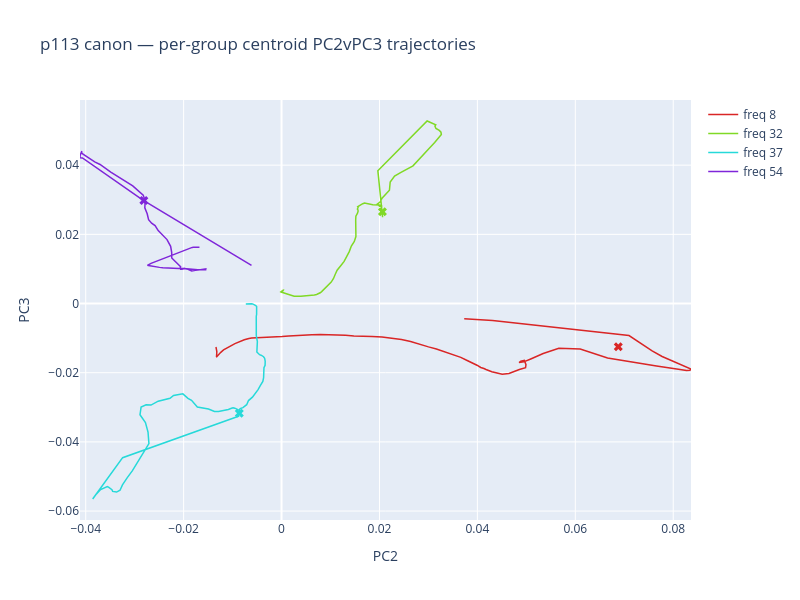

This figure's notebook cell:
### Code cell
# Per-group PC2vPC3 trajectories — overlay with node markers
fig = go.Figure()
colors_group = [f"hsl({int(360 * i / len(group_freqs))}, 70%, 50%)" for i in range(len(group_freqs))]

group_metrics = []
for g, freq in enumerate(group_freqs):
    curve_g = coords[g, :, 1:3]  # PC2vPC3 for this group
    node_g = detect_self_intersection(curve_g)
    area_g = compute_signed_loop_area(curve_g, node_g["idx_pair"])
    curv_g = compute_curvature_profile(curve_g)
    ep_dist_g = float(np.linalg.norm(curve_g[-1] - node_g["node_position"]))

    group_metrics.append({
        "freq": int(freq), "loop_area": area_g,
        "endpoint_to_node": ep_dist_g,
        "node_min_dist": node_g["min_distance"],
        "curvature": curv_g,
    })

    fig.add_trace(go.Scatter(
        x=curve_g[:, 0], y=curve_g[:, 1],
        mode="lines",
        line=dict(color=colors_group[g], width=1.5),
        name=f"freq {freq}",
    ))
    nx, ny = node_g["node_position"]
    fig.add_trace(go.Scatter(
        x=[nx], y=[ny],
        mode="markers",
        marker=dict(color=colors_group[g], size=8, symbol="x"),
        showlegend=False,
    ))

fig.update_layout(
    title=f"{label} — per-group centroid PC2vPC3 trajectories",
    xaxis_title="PC2", yaxis_title="PC3",
    width=800, height=600,
)
fig.show()

pd.DataFrame(group_metrics)
